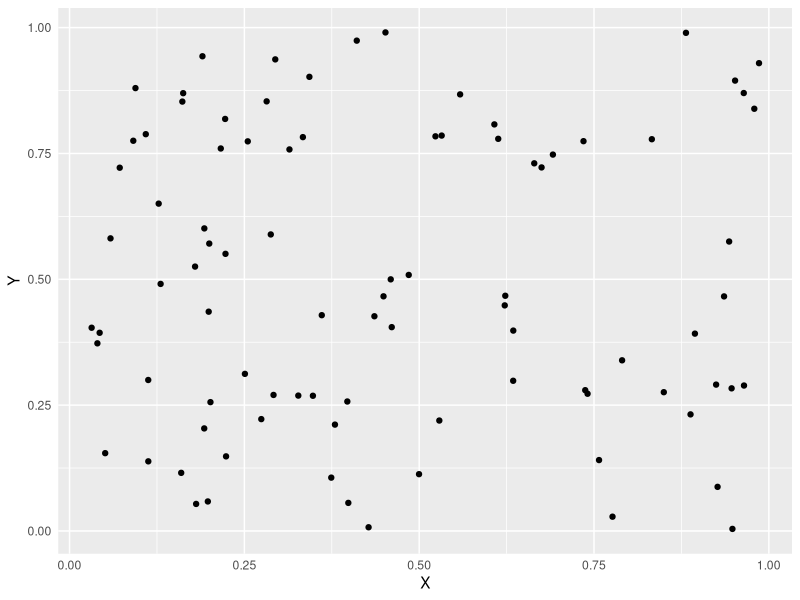

Recreate this plot in R.
## ---- chunk 1
knitr::opts_chunk$set(echo=TRUE)
options(xtable.comment = FALSE)
library(tidyverse)
library(xtable)
## ---- chunk 2
N <- rpois(1, lambda=90)
x_i <- runif(N, min=0, max=1)
y_i <- runif(N, min=0, max=1)
datos <- as_tibble(cbind(x_i, y_i))
## ---- chunk 3
a <- unclass(summary(datos))
dim(a) <- NULL
b <- sub(":.*", "", a)
a <- as.numeric(sub(".*:", "", a))
dim(a) <- c(6,2)
row.names(a) <- unique(b)
colnames(a) <- c("X", "Y")
print(xtable::xtable(a, 
                     caption="Resumen de las variables X e Y", 
                     digits=4,
                     label="tab:mytable"), 
      type="latex")
## ---- chunk 4
datos %>%
      ggplot() +
      geom_point(aes(x_i, y_i)) +
      labs(x="X", y="Y") +
      theme(axis.ticks=element_blank())
